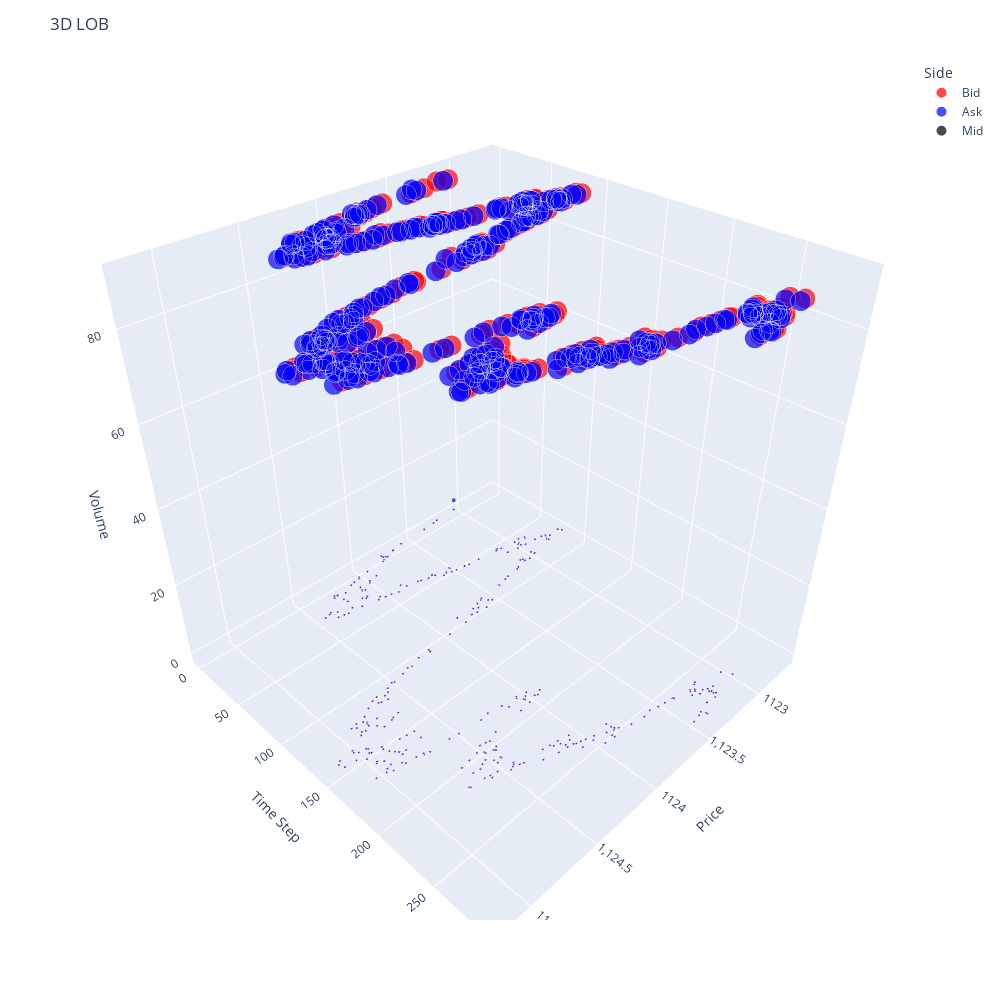

The cell this chart's notebook holds for it:
### Code cell
experiment.plot_lob()

### Figure 1 — Plotly figure (JSON) as saved in the notebook; plotly's stock layout.template omitted (floating-point values rounded to 4 significant figures; data arrays with more than 128 entries replaced by an {"elided": "..."} marker saying what was removed)
{"data": [{"hovertemplate": "Side=Bid<br>Price=%{x}<br>Time Step=%{y}<br>Volume=%{marker.size}<extra></extra>", "legendgroup": "Bid", "marker": {"color": "red", "size": {"elided": "578 float values"}, "sizemode": "area", "sizeref": 0.224, "symbol": "circle"}, "mode": "markers", "name": "Bid", "scene": "scene", "showlegend": true, "type": "scatter3d", "x": {"elided": "578 float values"}, "y": {"elided": "578 int values"}, "z": {"elided": "578 float values"}}, {"hovertemplate": "Side=Ask<br>Price=%{x}<br>Time Step=%{y}<br>Volume=%{marker.size}<extra></extra>", "legendgroup": "Ask", "marker": {"color": "blue", "size": {"elided": "581 float values"}, "sizemode": "area", "sizeref": 0.224, "symbol": "circle"}, "mode": "markers", "name": "Ask", "scene": "scene", "showlegend": true, "type": "scatter3d", "x": {"elided": "581 float values"}, "y": {"elided": "581 int values"}, "z": {"elided": "581 float values"}}, {"hovertemplate": "Side=Mid<br>Price=%{x}<br>Time Step=%{y}<br>Volume=%{marker.size}<extra></extra>", "legendgroup": "Mid", "marker": {"color": "black", "size": {"elided": "289 float values"}, "sizemode": "area", "sizeref": 0.224, "symbol": "circle"}, "mode": "markers", "name": "Mid", "scene": "scene", "showlegend": true, "type": "scatter3d", "x": {"elided": "289 float values"}, "y": {"elided": "289 int values"}, "z": {"elided": "289 float values"}}], "layout": {"autosize": false, "height": 1000, "legend": {"itemsizing": "constant", "title": {"text": "Side"}, "tracegroupgap": 0}, "margin": {"t": 60}, "scene": {"domain": {"x": [0, 1], "y": [0, 1]}, "xaxis": {"title": {"text": "Price"}}, "yaxis": {"title": {"text": "Time Step"}}, "zaxis": {"title": {"text": "Volume"}}}, "title": {"text": "3D LOB"}, "width": 1000}}
